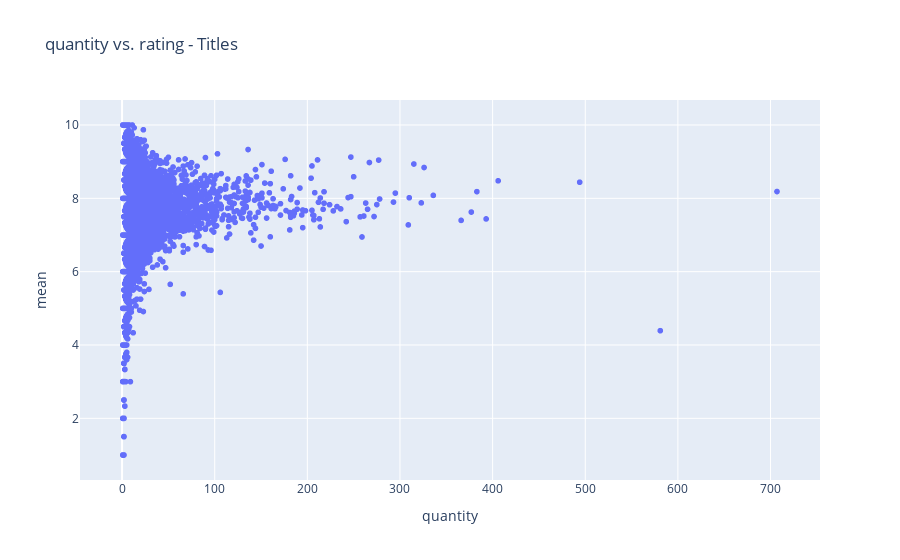

Source (notebook cell):
### Code cell
# quantity vs. rating

px.scatter(
    data_frame = bestTitles,
    x = 'quantity', y = 'mean',
    title= 'quantity vs. rating - Titles')

### Figure 1 — Plotly figure (JSON) as saved in the notebook; plotly's stock layout.template omitted (floating-point values rounded to 4 significant figures; data arrays with more than 128 entries replaced by an {"elided": "..."} marker saying what was removed)
{"data": [{"hovertemplate": "quantity=%{x}<br>mean=%{y}<extra></extra>", "legendgroup": "", "marker": {"color": "#636efa", "symbol": "circle"}, "mode": "markers", "name": "", "showlegend": false, "type": "scattergl", "x": {"elided": "135567 int values"}, "xaxis": "x", "y": {"elided": "135567 float values"}, "yaxis": "y"}], "layout": {"legend": {"tracegroupgap": 0}, "title": {"text": "quantity vs. rating - Titles"}, "xaxis": {"anchor": "y", "domain": [0, 1], "title": {"text": "quantity"}}, "yaxis": {"anchor": "x", "domain": [0, 1], "title": {"text": "mean"}}}}
